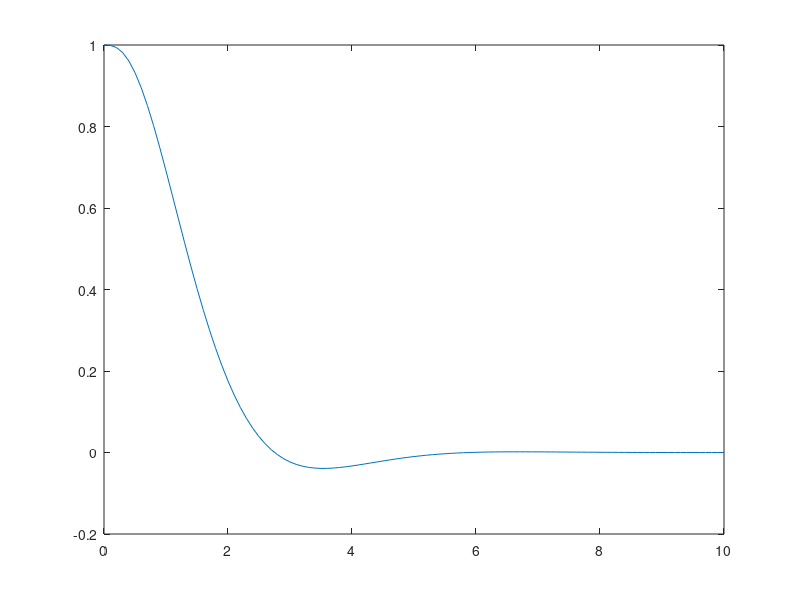

Here is the MATLAB script that generated this plot:
clear all
clc

A = [0 1 0; 0 0 1; -6 -11 -6];
B = [0 0 1]';
C = [1 0 0];

Pc = [-1+1j -1-1j -5]
Po = [-6 -6 -6]

K = -acker(A, B, Pc)

L = acker(A', C', Po)'

Aa = [A B*K ; L*C (A - L*C + B*K)];
Ba = [B;B];
Ca = [C 0 0 0];

t = 0:0.1:10;
u = 0*t;
x0 = [1 0 0 0 0 0]';

sys = ss(Aa, Ba, Ca, 0);
[Y X] = lsim(sys, u, t, x0)

title('Saída com Realimentação + Observador')
plot(t, Y)
